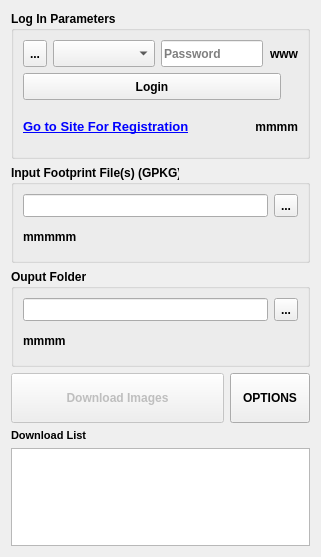
     <widget class="QWidget" name="images">
      <attribute name="title">
       <string>Download Images</string>
      </attribute>
      <layout class="QVBoxLayout" name="verticalLayout_4" stretch="3,2,2,1,0,2">
       <item>
        <widget class="QGroupBox" name="grp_login">
         <property name="font">
          <font>
           <weight>75</weight>
           <bold>true</bold>
          </font>
         </property>
         <property name="title">
          <string>Log In Parameters</string>
         </property>
         <layout class="QVBoxLayout" name="verticalLayout_6" stretch="2,2,3">
          <item>
           <layout class="QHBoxLayout" name="horizontalLayout_11" stretch="2,10,10,1">
            <item>
             <widget class="QToolButton" name="pb_creds_setting">
              <property name="sizePolicy">
               <sizepolicy hsizetype="Preferred" vsizetype="Preferred">
                <horstretch>0</horstretch>
                <verstretch>0</verstretch>
               </sizepolicy>
              </property>
              <property name="toolTip">
               <string>Save Username and Password</string>
              </property>
              <property name="statusTip">
               <string/>
              </property>
              <property name="text">
               <string>...</string>
              </property>
             </widget>
            </item>
            <item>
             <widget class="QComboBox" name="cb_username">
              <property name="sizePolicy">
               <sizepolicy hsizetype="Preferred" vsizetype="Preferred">
                <horstretch>0</horstretch>
                <verstretch>0</verstretch>
               </sizepolicy>
              </property>
              <property name="statusTip">
               <string/>
              </property>
             </widget>
            </item>
            <item>
             <widget class="QLineEdit" name="le_password">
              <property name="sizePolicy">
               <sizepolicy hsizetype="Preferred" vsizetype="Preferred">
                <horstretch>0</horstretch>
                <verstretch>0</verstretch>
               </sizepolicy>
              </property>
              <property name="text">
               <string/>
              </property>
              <property name="echoMode">
               <enum>QLineEdit::Password</enum>
              </property>
              <property name="placeholderText">
               <string>Password</string>
              </property>
             </widget>
            </item>
            <item>
             <widget class="QLabel" name="lbl_img">
              <property name="text">
               <string>www</string>
              </property>
              <property name="alignment">
               <set>Qt::AlignRight|Qt::AlignTrailing|Qt::AlignVCenter</set>
              </property>
             </widget>
            </item>
           </layout>
          </item>
          <item>
           <layout class="QHBoxLayout" name="horizontalLayout_15" stretch="15,1">
            <item>
             <widget class="QPushButton" name="btn_checkcreds">
              <property name="sizePolicy">
               <sizepolicy hsizetype="Preferred" vsizetype="Preferred">
                <horstretch>0</horstretch>
                <verstretch>0</verstretch>
               </sizepolicy>
              </property>
              <property name="text">
               <string>Login</string>
              </property>
             </widget>
            </item>
            <item>
             <spacer name="horizontalSpacer_4">
              <property name="orientation">
               <enum>Qt::Horizontal</enum>
              </property>
              <property name="sizeType">
               <enum>QSizePolicy::Preferred</enum>
              </property>
              <property name="sizeHint" stdset="0">
               <size>
                <width>40</width>
                <height>20</height>
               </size>
              </property>
             </spacer>
            </item>
           </layout>
          </item>
          <item>
           <layout class="QHBoxLayout" name="horizontalLayout_14">
            <item>
             <widget class="QLabel" name="label_7">
              <property name="font">
               <font>
                <pointsize>10</pointsize>
                <weight>75</weight>
                <bold>true</bold>
               </font>
              </property>
              <property name="toolTip">
               <string>https://dataspace.copernicus.eu</string>
              </property>
              <property name="text">
               <string>&lt;html&gt;&lt;head/&gt;&lt;body&gt;&lt;p&gt;&lt;a href=&quot;https://dataspace.copernicus.eu&quot;&gt;&lt;span style=&quot; text-decoration: underline; color:#0000ff;&quot;&gt;Go to Site For Registration&lt;/span&gt;&lt;/a&gt;&lt;/p&gt;&lt;/body&gt;&lt;/html&gt;</string>
              </property>
              <property name="openExternalLinks">
               <bool>true</bool>
              </property>
             </widget>
            </item>
            <item>
             <widget class="QLabel" name="lbl_message_6">
              <property name="text">
               <string>mmmm</string>
              </property>
              <property name="alignment">
               <set>Qt::AlignRight|Qt::AlignTrailing|Qt::AlignVCenter</set>
              </property>
             </widget>
            </item>
           </layout>
          </item>
         </layout>
        </widget>
       </item>
       <item>
        <widget class="QGroupBox" name="grp_input_footprint">
         <property name="sizePolicy">
          <sizepolicy hsizetype="Preferred" vsizetype="Preferred">
           <horstretch>0</horstretch>
           <verstretch>0</verstretch>
          </sizepolicy>
         </property>
         <property name="font">
          <font>
           <weight>75</weight>
           <bold>true</bold>
          </font>
         </property>
         <property name="title">
          <string>Input Footprint File(s) (GPKG)</string>
         </property>
         <layout class="QVBoxLayout" name="verticalLayout_7" stretch="4,5">
          <item>
           <layout class="QHBoxLayout" name="horizontalLayout_13" stretch="21,2">
            <item>
             <widget class="QLineEdit" name="le_inputfile">
              <property name="sizePolicy">
               <sizepolicy hsizetype="Preferred" vsizetype="Preferred">
                <horstretch>0</horstretch>
                <verstretch>0</verstretch>
               </sizepolicy>
              </property>
              <property name="frame">
               <bool>true</bool>
              </property>
              <property name="alignment">
               <set>Qt::AlignLeading|Qt::AlignLeft|Qt::AlignVCenter</set>
              </property>
              <property name="placeholderText">
               <string/>
              </property>
             </widget>
            </item>
            <item>
             <widget class="QToolButton" name="btn_browse_3">
              <property name="sizePolicy">
               <sizepolicy hsizetype="Preferred" vsizetype="Preferred">
                <horstretch>0</horstretch>
                <verstretch>0</verstretch>
               </sizepolicy>
              </property>
              <property name="text">
               <string>...</string>
              </property>
             </widget>
            </item>
           </layout>
          </item>
          <item>
           <widget class="QLabel" name="lbl_message_5">
            <property name="text">
             <string>mmmmm</string>
            </property>
           </widget>
          </item>
         </layout>
        </widget>
       </item>
       <item>
        <widget class="QGroupBox" name="grp_out_folder">
         <property name="sizePolicy">
          <sizepolicy hsizetype="Preferred" vsizetype="Preferred">
           <horstretch>0</horstretch>
           <verstretch>0</verstretch>
          </sizepolicy>
         </property>
         <property name="font">
          <font>
           <weight>75</weight>
           <bold>true</bold>
          </font>
         </property>
         <property name="title">
          <string>Ouput Folder</string>
         </property>
         <layout class="QVBoxLayout" name="verticalLayout_8" stretch="4,5">
          <item>
           <layout class="QHBoxLayout" name="horizontalLayout_12" stretch="21,2">
            <item>
             <widget class="QLineEdit" name="le_outputFolder_2">
              <property name="sizePolicy">
               <sizepolicy hsizetype="Preferred" vsizetype="Preferred">
                <horstretch>0</horstretch>
                <verstretch>0</verstretch>
               </sizepolicy>
              </property>
              <property name="frame">
               <bool>true</bool>
              </property>
              <property name="alignment">
               <set>Qt::AlignLeading|Qt::AlignLeft|Qt::AlignVCenter</set>
              </property>
              <property name="placeholderText">
               <string/>
              </property>
             </widget>
            </item>
            <item>
             <widget class="QToolButton" name="btn_browse_2">
              <property name="sizePolicy">
               <sizepolicy hsizetype="Preferred" vsizetype="Preferred">
                <horstretch>0</horstretch>
                <verstretch>0</verstretch>
               </sizepolicy>
              </property>
              <property name="text">
               <string>...</string>
              </property>
             </widget>
            </item>
           </layout>
          </item>
          <item>
           <widget class="QLabel" name="lbl_message_4">
            <property name="text">
             <string>mmmm</string>
            </property>
           </widget>
          </item>
         </layout>
        </widget>
       </item>
       <item>
        <layout class="QHBoxLayout" name="horizontalLayout_16" stretch="20,3">
         <item>
          <widget class="QPushButton" name="btn_execute_2">
           <property name="enabled">
            <bool>false</bool>
           </property>
           <property name="sizePolicy">
            <sizepolicy hsizetype="Preferred" vsizetype="Preferred">
             <horstretch>0</horstretch>
             <verstretch>0</verstretch>
            </sizepolicy>
           </property>
           <property name="font">
            <font>
             <pointsize>9</pointsize>
             <weight>75</weight>
             <bold>true</bold>
            </font>
           </property>
           <property name="text">
            <string>Download Images</string>
           </property>
          </widget>
         </item>
         <item>
          <widget class="QPushButton" name="pb_indices">
           <property name="enabled">
            <bool>true</bool>
           </property>
           <property name="sizePolicy">
            <sizepolicy hsizetype="Preferred" vsizetype="Preferred">
             <horstretch>0</horstretch>
             <verstretch>0</verstretch>
            </sizepolicy>
           </property>
           <property name="font">
            <font>
             <weight>75</weight>
             <bold>true</bold>
            </font>
           </property>
           <property name="text">
            <string>OPTIONS</string>
           </property>
          </widget>
         </item>
        </layout>
       </item>
       <item>
        <widget class="QLabel" name="download_list">
         <property name="font">
          <font>
           <pointsize>8</pointsize>
           <weight>75</weight>
           <bold>true</bold>
          </font>
         </property>
         <property name="text">
          <string>Download List</string>
         </property>
        </widget>
       </item>
       <item>
        <widget class="QPlainTextEdit" name="pe_summary">
         <property name="sizePolicy">
          <sizepolicy hsizetype="Preferred" vsizetype="Preferred">
           <horstretch>0</horstretch>
           <verstretch>0</verstretch>
          </sizepolicy>
         </property>
         <property name="font">
          <font>
           <weight>50</weight>
           <bold>false</bold>
          </font>
         </property>
         <property name="readOnly">
          <bool>true</bool>
         </property>
        </widget>
       </item>
      </layout>
     </widget>
